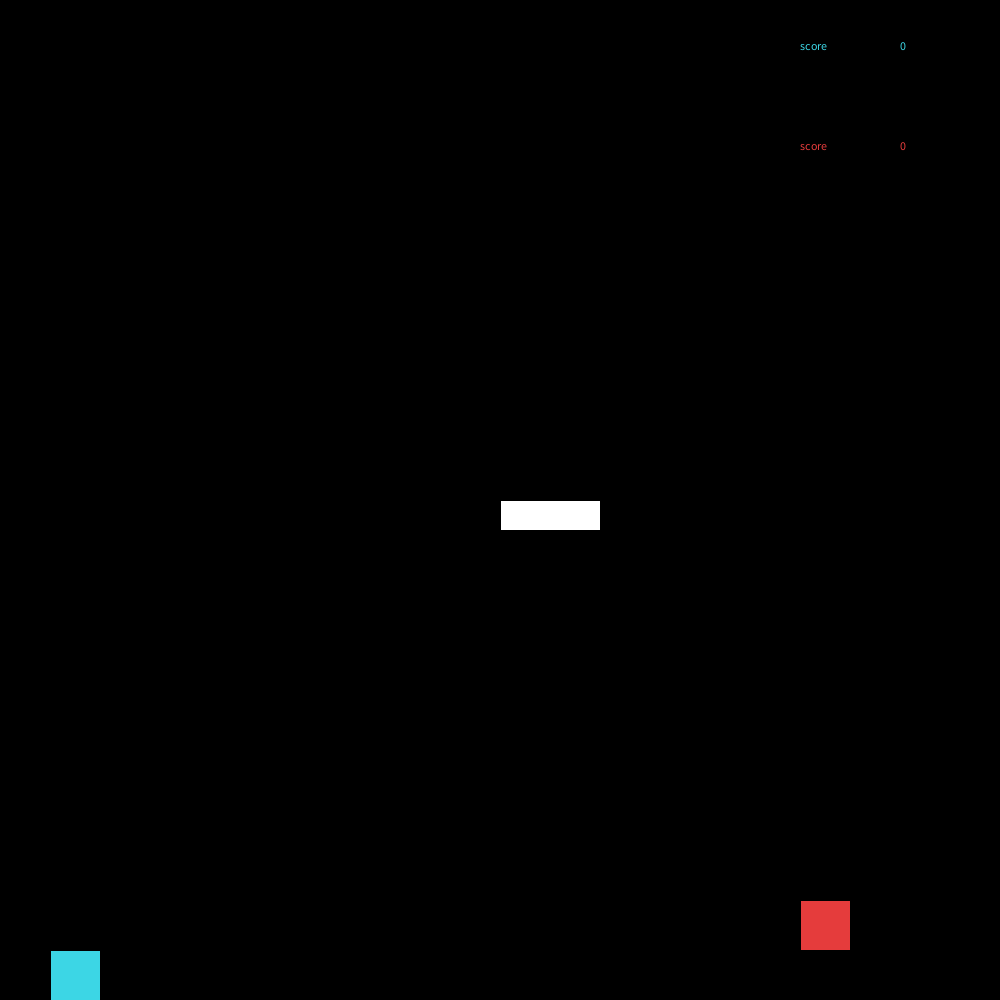
Frame 1 (no input)
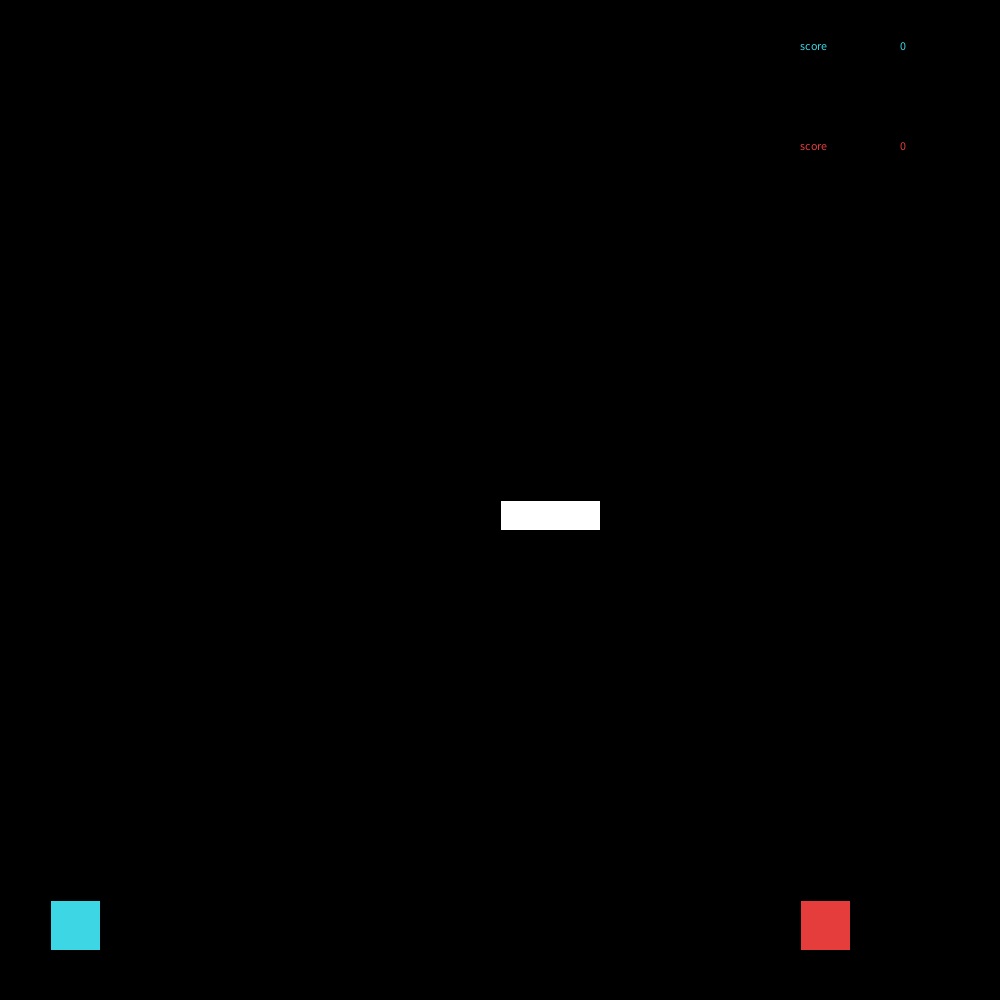
Frame 60 (the mouse pressed at the canvas centre just before this capture)
Frame 120 (the mouse held since frame 60 and released just before this capture): identical to frame 60, image omitted

The Processing sketch that drew these frames (run headless with seeded random() and noise(); from frame 60 on, the mouse is pressed at the canvas centre):

// Processing sketch: julian_gaming2
// ── julian_gaming2.pde
int px=500;
int py=500;
int charX=50;
int charY=950;
int dx=0;
float dy=+5;
int p2=800;
int p2y=900;
int d2x=0;
float d2y=+5;
int score=0;
int score2=0;

void setup()
{
  size (1000, 1000);
  noCursor();
}

void draw()
{
  background(0, 0, 0);
  fill(#3CD6E5);
  text("score", 800, 50);
  text(score, 900, 50);
  fill(#E53C3C);
  text("score", 800, 150);
  text(score2, 900, 150);
  if (charX+25>px && charX<px+100 && charY+25>py+30 && charY<py+30)
  {
    charY=py+30;
  }
  if (p2+25>px && p2<px+100 && p2y+25>py+30 && p2y<py+30)
  {
    p2y=py+30;
  }
  if (charX+25>px && charX<px+100 && charY+25>py && charY<py)
  {
    px=(int)random(900);
    py=(int)random(500);
    score=score+1;
  } 
  if (p2+25>px && p2<px+100 && p2y+25>py && p2y<py)
  {
    px=(int)random(900);
    py=(int)random(500);
    score2=score2+1;
  } 
  fill(#E53C3C);
  rect(p2, p2y, 50, 50);
  fill(#3CD6E5);
  rect (charX, charY, 50, 50);

  charX=charX+dx; 
  charY=charY+(int)dy;
  p2=p2+d2x; 
  p2y=p2y+(int)d2y;
  fill(255, 255, 255);
  rect (px, py, 100, 30);

  dy=dy+0.1;
  d2y=d2y+0.1;
  if (dy>10)
  {
    dy = 10;
  }
  if (d2y>10)
  {
    d2y = 10;
  }
  if (charX > 900)
  {
    charX = 900;
  }
  if (p2 > 900)
  {
    p2 = 900;
  }
  if (charX <0)
  {
    charX = 0;
  }
  if (p2 <0)
  {
    p2 = 0;
  }
  if (charY > 900)
  {
    charY= 900;
  }
  if (charY < 0)
  {
    charY= 0;
  }
  if (p2y > 900)
  {
    p2y= 900;
  }
  if (p2y < 0)
  {
    p2y= 0;
  }
}

void keyPressed()
{ 
  if (key=='a')
  {
    dx=-5;
  }
  if (key=='d')
  {
    dx=+5;
  }
  if (keyCode==RIGHT)
  {
    d2x=+5;
  }
  if (keyCode==LEFT)
  {
    d2x=-5;
  }
}
void keyReleased()
{
  if (key=='a' && dx == -5)
  {
    dx=0;
  }
  if (key=='d' && dx == 5)
  {
    dx=0;
  }
  if (key=='w')
  {
    dy=-8;
  }
  if (keyCode==UP)
  {
    d2y=-8;
  }
  if (keyCode==RIGHT && d2x == 5)
  {
    d2x=0;
  }
  if (keyCode==LEFT && d2x == -5)
  {
    d2x=0;
  }
}
